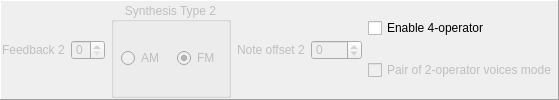
              <widget class="QFrame" name="frame">
               <property name="sizePolicy">
                <sizepolicy hsizetype="Preferred" vsizetype="Maximum">
                 <horstretch>0</horstretch>
                 <verstretch>0</verstretch>
                </sizepolicy>
               </property>
               <property name="frameShape">
                <enum>QFrame::Panel</enum>
               </property>
               <property name="frameShadow">
                <enum>QFrame::Raised</enum>
               </property>
               <layout class="QHBoxLayout" name="horizontalLayout_10">
                <property name="leftMargin">
                 <number>1</number>
                </property>
                <property name="topMargin">
                 <number>1</number>
                </property>
                <property name="rightMargin">
                 <number>1</number>
                </property>
                <property name="bottomMargin">
                 <number>1</number>
                </property>
                <item>
                 <widget class="QFrame" name="feedback2_zone">
                  <property name="sizePolicy">
                   <sizepolicy hsizetype="Maximum" vsizetype="Preferred">
                    <horstretch>0</horstretch>
                    <verstretch>0</verstretch>
                   </sizepolicy>
                  </property>
                  <layout class="QHBoxLayout" name="horizontalLayout_9">
                   <property name="leftMargin">
                    <number>0</number>
                   </property>
                   <property name="topMargin">
                    <number>0</number>
                   </property>
                   <property name="rightMargin">
                    <number>0</number>
                   </property>
                   <property name="bottomMargin">
                    <number>0</number>
                   </property>
                   <item>
                    <widget class="QLabel" name="feedback2label">
                     <property name="enabled">
                      <bool>false</bool>
                     </property>
                     <property name="toolTip">
                      <string>&lt;html&gt;&lt;head/&gt;&lt;body&gt;&lt;p&gt;&lt;span style=&quot; font-weight:600;&quot;&gt;FeedBack Modulation Factor&lt;/span&gt;&lt;/p&gt;&lt;p&gt;If 0, no feedback is present. If 1-7, operator 1 will send a portion of its output back into itself.&lt;/p&gt;&lt;table border=&quot;1&quot; style=&quot; margin-top:0px; margin-bottom:0px; margin-left:0px; margin-right:0px;&quot; cellspacing=&quot;0&quot; cellpadding=&quot;0&quot;&gt;&lt;tr&gt;&lt;td&gt;&lt;p align=&quot;center&quot;&gt;&lt;span style=&quot; font-weight:600;&quot;&gt;FeedBack&lt;/span&gt;&lt;/p&gt;&lt;/td&gt;&lt;td&gt;&lt;p align=&quot;center&quot;&gt;&lt;span style=&quot; font-weight:600;&quot;&gt;Factor&lt;/span&gt;&lt;/p&gt;&lt;/td&gt;&lt;/tr&gt;&lt;tr&gt;&lt;td&gt;&lt;p align=&quot;center&quot;&gt;0&lt;/p&gt;&lt;/td&gt;&lt;td&gt;&lt;p align=&quot;center&quot;&gt;0&lt;/p&gt;&lt;/td&gt;&lt;/tr&gt;&lt;tr&gt;&lt;td&gt;&lt;p align=&quot;center&quot;&gt;1&lt;/p&gt;&lt;/td&gt;&lt;td&gt;&lt;p align=&quot;center&quot;&gt;n/16&lt;/p&gt;&lt;/td&gt;&lt;/tr&gt;&lt;tr&gt;&lt;td&gt;&lt;p align=&quot;center&quot;&gt;2&lt;/p&gt;&lt;/td&gt;&lt;td&gt;&lt;p align=&quot;center&quot;&gt;n/8&lt;/p&gt;&lt;/td&gt;&lt;/tr&gt;&lt;tr&gt;&lt;td&gt;&lt;p align=&quot;center&quot;&gt;3&lt;/p&gt;&lt;/td&gt;&lt;td&gt;&lt;p align=&quot;center&quot;&gt;n/4&lt;/p&gt;&lt;/td&gt;&lt;/tr&gt;&lt;tr&gt;&lt;td&gt;&lt;p align=&quot;center&quot;&gt;4&lt;/p&gt;&lt;/td&gt;&lt;td&gt;&lt;p align=&quot;center&quot;&gt;n/2&lt;/p&gt;&lt;/td&gt;&lt;/tr&gt;&lt;tr&gt;&lt;td&gt;&lt;p align=&quot;center&quot;&gt;5&lt;/p&gt;&lt;/td&gt;&lt;td&gt;&lt;p align=&quot;center&quot;&gt;n&lt;/p&gt;&lt;/td&gt;&lt;/tr&gt;&lt;tr&gt;&lt;td&gt;&lt;p align=&quot;center&quot;&gt;6&lt;/p&gt;&lt;/td&gt;&lt;td&gt;&lt;p align=&quot;center&quot;&gt;2.n&lt;/p&gt;&lt;/td&gt;&lt;/tr&gt;&lt;tr&gt;&lt;td&gt;&lt;p align=&quot;center&quot;&gt;7&lt;/p&gt;&lt;/td&gt;&lt;td&gt;&lt;p align=&quot;center&quot;&gt;4.n&lt;/p&gt;&lt;/td&gt;&lt;/tr&gt;&lt;/table&gt;&lt;p&gt;When in four-operator mode, the FeedBack value is used only by Operator 1, value of Operators 2, 3 and 4 is ignored.&lt;/p&gt;&lt;/body&gt;&lt;/html&gt;</string>
                     </property>
                     <property name="text">
                      <string>Feedback 2</string>
                     </property>
                    </widget>
                   </item>
                   <item>
                    <widget class="QSpinBox" name="feedback2">
                     <property name="enabled">
                      <bool>false</bool>
                     </property>
                     <property name="maximumSize">
                      <size>
                       <width>60</width>
                       <height>20</height>
                      </size>
                     </property>
                     <property name="toolTip">
                      <string>&lt;html&gt;&lt;head/&gt;&lt;body&gt;&lt;p&gt;&lt;span style=&quot; font-weight:600;&quot;&gt;FeedBack Modulation Factor&lt;/span&gt;&lt;/p&gt;&lt;p&gt;If 0, no feedback is present. If 1-7, operator 1 will send a portion of its output back into itself.&lt;/p&gt;&lt;table border=&quot;1&quot; style=&quot; margin-top:0px; margin-bottom:0px; margin-left:0px; margin-right:0px;&quot; cellspacing=&quot;0&quot; cellpadding=&quot;0&quot;&gt;&lt;tr&gt;&lt;td&gt;&lt;p align=&quot;center&quot;&gt;&lt;span style=&quot; font-weight:600;&quot;&gt;FeedBack&lt;/span&gt;&lt;/p&gt;&lt;/td&gt;&lt;td&gt;&lt;p align=&quot;center&quot;&gt;&lt;span style=&quot; font-weight:600;&quot;&gt;Factor&lt;/span&gt;&lt;/p&gt;&lt;/td&gt;&lt;/tr&gt;&lt;tr&gt;&lt;td&gt;&lt;p align=&quot;center&quot;&gt;0&lt;/p&gt;&lt;/td&gt;&lt;td&gt;&lt;p align=&quot;center&quot;&gt;0&lt;/p&gt;&lt;/td&gt;&lt;/tr&gt;&lt;tr&gt;&lt;td&gt;&lt;p align=&quot;center&quot;&gt;1&lt;/p&gt;&lt;/td&gt;&lt;td&gt;&lt;p align=&quot;center&quot;&gt;n/16&lt;/p&gt;&lt;/td&gt;&lt;/tr&gt;&lt;tr&gt;&lt;td&gt;&lt;p align=&quot;center&quot;&gt;2&lt;/p&gt;&lt;/td&gt;&lt;td&gt;&lt;p align=&quot;center&quot;&gt;n/8&lt;/p&gt;&lt;/td&gt;&lt;/tr&gt;&lt;tr&gt;&lt;td&gt;&lt;p align=&quot;center&quot;&gt;3&lt;/p&gt;&lt;/td&gt;&lt;td&gt;&lt;p align=&quot;center&quot;&gt;n/4&lt;/p&gt;&lt;/td&gt;&lt;/tr&gt;&lt;tr&gt;&lt;td&gt;&lt;p align=&quot;center&quot;&gt;4&lt;/p&gt;&lt;/td&gt;&lt;td&gt;&lt;p align=&quot;center&quot;&gt;n/2&lt;/p&gt;&lt;/td&gt;&lt;/tr&gt;&lt;tr&gt;&lt;td&gt;&lt;p align=&quot;center&quot;&gt;5&lt;/p&gt;&lt;/td&gt;&lt;td&gt;&lt;p align=&quot;center&quot;&gt;n&lt;/p&gt;&lt;/td&gt;&lt;/tr&gt;&lt;tr&gt;&lt;td&gt;&lt;p align=&quot;center&quot;&gt;6&lt;/p&gt;&lt;/td&gt;&lt;td&gt;&lt;p align=&quot;center&quot;&gt;2.n&lt;/p&gt;&lt;/td&gt;&lt;/tr&gt;&lt;tr&gt;&lt;td&gt;&lt;p align=&quot;center&quot;&gt;7&lt;/p&gt;&lt;/td&gt;&lt;td&gt;&lt;p align=&quot;center&quot;&gt;4.n&lt;/p&gt;&lt;/td&gt;&lt;/tr&gt;&lt;/table&gt;&lt;p&gt;When in four-operator mode, the FeedBack value is used only by Operator 1, value of Operators 2, 3 and 4 is ignored.&lt;/p&gt;&lt;/body&gt;&lt;/html&gt;</string>
                     </property>
                     <property name="maximum">
                      <number>7</number>
                     </property>
                    </widget>
                   </item>
                  </layout>
                 </widget>
                </item>
                <item>
                 <widget class="QGroupBox" name="connect2">
                  <property name="enabled">
                   <bool>false</bool>
                  </property>
                  <property name="sizePolicy">
                   <sizepolicy hsizetype="Maximum" vsizetype="Preferred">
                    <horstretch>0</horstretch>
                    <verstretch>0</verstretch>
                   </sizepolicy>
                  </property>
                  <property name="toolTip">
                   <string>&lt;html&gt;&lt;head/&gt;&lt;body&gt;&lt;p&gt;&lt;span style=&quot; font-weight:600;&quot;&gt;Synthesis Type.&lt;/span&gt;&lt;/p&gt;&lt;p&gt;AM (1) = Additive synthesis, FM (0) = Frequency Modulation&lt;br/&gt;In four-operator mode, there are two bits controlling the synthesis type. Both are the bit 0 of register C0, one of Operators 1 and 2 and the second of Operators 3 and 4. &lt;/p&gt;
&lt;table border=&quot;1&quot; style=&quot; margin-top:0px; margin-bottom:0px; margin-left:0px; margin-right:0px;&quot; cellspacing=&quot;0&quot; cellpadding=&quot;0&quot;&gt;
&lt;tr&gt;&lt;th&gt;Op 1&amp;amp;2&lt;/th&gt;&lt;th&gt;Op 3&amp;amp;4 &lt;/th&gt;&lt;th&gt;Type&lt;/th&gt;&lt;/tr&gt;
&lt;tr&gt;&lt;td&gt;0&lt;/td&gt;&lt;td&gt;NONE&lt;/td&gt;&lt;td&gt;FM&lt;/td&gt;&lt;/tr&gt;
&lt;tr&gt;&lt;td&gt;1&lt;/td&gt;&lt;td&gt;NONE&lt;/td&gt;&lt;td&gt;AM&lt;/td&gt;&lt;/tr&gt;
&lt;tr&gt;&lt;td&gt;0&lt;/td&gt;&lt;td&gt;0&lt;/td&gt;&lt;td&gt;FM-FM&lt;/td&gt;&lt;/tr&gt;
&lt;tr&gt;&lt;td&gt;1&lt;/td&gt;&lt;td&gt;0&lt;/td&gt;&lt;td&gt;AM-FM&lt;/td&gt;&lt;/tr&gt;
&lt;tr&gt;&lt;td&gt;0&lt;/td&gt;&lt;td&gt;1&lt;/td&gt;&lt;td&gt;FM-AM&lt;/td&gt;&lt;/tr&gt;
&lt;tr&gt;&lt;td&gt;1&lt;/td&gt;&lt;td&gt;1&lt;/td&gt;&lt;td&gt;AM-AM&lt;/td&gt;&lt;/tr&gt;
&lt;/table&gt;
&lt;/body&gt;&lt;/html&gt;</string>
                  </property>
                  <property name="title">
                   <string>Synthesis Type 2</string>
                  </property>
                  <property name="alignment">
                   <set>Qt::AlignCenter</set>
                  </property>
                  <layout class="QHBoxLayout" name="horizontalLayout_2">
                   <property name="leftMargin">
                    <number>0</number>
                   </property>
                   <property name="topMargin">
                    <number>0</number>
                   </property>
                   <property name="rightMargin">
                    <number>0</number>
                   </property>
                   <property name="bottomMargin">
                    <number>0</number>
                   </property>
                   <item>
                    <widget class="QRadioButton" name="am2">
                     <property name="sizePolicy">
                      <sizepolicy hsizetype="Maximum" vsizetype="Fixed">
                       <horstretch>0</horstretch>
                       <verstretch>0</verstretch>
                      </sizepolicy>
                     </property>
                     <property name="minimumSize">
                      <size>
                       <width>0</width>
                       <height>18</height>
                      </size>
                     </property>
                     <property name="maximumSize">
                      <size>
                       <width>16777215</width>
                       <height>20</height>
                      </size>
                     </property>
                     <property name="text">
                      <string>AM</string>
                     </property>
                    </widget>
                   </item>
                   <item>
                    <widget class="QRadioButton" name="fm2">
                     <property name="sizePolicy">
                      <sizepolicy hsizetype="Maximum" vsizetype="Fixed">
                       <horstretch>0</horstretch>
                       <verstretch>0</verstretch>
                      </sizepolicy>
                     </property>
                     <property name="minimumSize">
                      <size>
                       <width>0</width>
                       <height>18</height>
                      </size>
                     </property>
                     <property name="maximumSize">
                      <size>
                       <width>16777215</width>
                       <height>20</height>
                      </size>
                     </property>
                     <property name="text">
                      <string>FM</string>
                     </property>
                     <property name="checked">
                      <bool>true</bool>
                     </property>
                    </widget>
                   </item>
                  </layout>
                 </widget>
                </item>
                <item>
                 <widget class="QFrame" name="noteoffset2_zone">
                  <property name="sizePolicy">
                   <sizepolicy hsizetype="Maximum" vsizetype="Preferred">
                    <horstretch>0</horstretch>
                    <verstretch>0</verstretch>
                   </sizepolicy>
                  </property>
                  <layout class="QHBoxLayout" name="horizontalLayout_8">
                   <property name="leftMargin">
                    <number>0</number>
                   </property>
                   <property name="topMargin">
                    <number>0</number>
                   </property>
                   <property name="rightMargin">
                    <number>0</number>
                   </property>
                   <property name="bottomMargin">
                    <number>0</number>
                   </property>
                   <item>
                    <widget class="QLabel" name="label_38">
                     <property name="enabled">
                      <bool>false</bool>
                     </property>
                     <property name="toolTip">
                      <string>&lt;html&gt;&lt;head/&gt;&lt;body&gt;&lt;p&gt;Offset second voice to one semi-tone (octave is 12 semi-tones) &lt;br/&gt;(0 is don't offset note. Value range from -127 to 127).&lt;/p&gt;&lt;p&gt;&lt;span style=&quot; text-decoration: underline;&quot;&gt;Pair of 2-operator voices mode only&lt;/span&gt;&lt;/p&gt;&lt;/body&gt;&lt;/html&gt;</string>
                     </property>
                     <property name="text">
                      <string>Note offset 2</string>
                     </property>
                    </widget>
                   </item>
                   <item>
                    <widget class="QSpinBox" name="noteOffset2">
                     <property name="enabled">
                      <bool>false</bool>
                     </property>
                     <property name="maximumSize">
                      <size>
                       <width>60</width>
                       <height>20</height>
                      </size>
                     </property>
                     <property name="toolTip">
                      <string>&lt;html&gt;&lt;head/&gt;&lt;body&gt;&lt;p&gt;Offset second voice to one semi-tone (octave is 12 semi-tones) &lt;br/&gt;(0 is don't offset note. Value range from -127 to 127).&lt;/p&gt;&lt;p&gt;&lt;span style=&quot; text-decoration: underline;&quot;&gt;Pair of 2-operator voices mode only&lt;/span&gt;&lt;/p&gt;&lt;/body&gt;&lt;/html&gt;</string>
                     </property>
                     <property name="minimum">
                      <number>-127</number>
                     </property>
                     <property name="maximum">
                      <number>127</number>
                     </property>
                    </widget>
                   </item>
                  </layout>
                 </widget>
                </item>
                <item>
                 <layout class="QVBoxLayout" name="verticalLayout_5">
                  <item>
                   <widget class="QCheckBox" name="op4mode">
                    <property name="maximumSize">
                     <size>
                      <width>16777215</width>
                      <height>20</height>
                     </size>
                    </property>
                    <property name="toolTip">
                     <string>&lt;html&gt;&lt;head/&gt;&lt;body&gt;&lt;p&gt;&lt;span style=&quot; font-weight:600;&quot;&gt;Enables 4-operators mode of OPL3 chip&lt;/span&gt;&lt;/p&gt;&lt;p&gt;(not supported on OPL2 chip, but &amp;quot;&lt;span style=&quot; text-decoration: underline;&quot;&gt;Pair of 2-operator voices&lt;/span&gt;&amp;quot; can be used)&lt;/p&gt;&lt;/body&gt;&lt;/html&gt;</string>
                    </property>
                    <property name="text">
                     <string>Enable 4-operator</string>
                    </property>
                   </widget>
                  </item>
                  <item>
                   <widget class="QCheckBox" name="doubleVoice">
                    <property name="enabled">
                     <bool>false</bool>
                    </property>
                    <property name="maximumSize">
                     <size>
                      <width>16777215</width>
                      <height>20</height>
                     </size>
                    </property>
                    <property name="toolTip">
                     <string>&lt;html&gt;&lt;head/&gt;&lt;body&gt;&lt;p&gt;&lt;span style=&quot; font-weight:600;&quot;&gt;Enables pseudo 4-operators mode&lt;/span&gt;&lt;/p&gt;&lt;p&gt;It's a pair of 2-operator voices which work independently from each other.&lt;br/&gt;Is possible to detune second voice and play both voices with different tones.&lt;/p&gt;&lt;p&gt;Mainly used in DMX OP2 files.&lt;br/&gt;This was needed for OPL2 chip which does not support 4 operators mode.&lt;/p&gt;&lt;/body&gt;&lt;/html&gt;</string>
                    </property>
                    <property name="text">
                     <string>Pair of 2-operator voices mode</string>
                    </property>
                   </widget>
                  </item>
                 </layout>
                </item>
               </layout>
              </widget>
